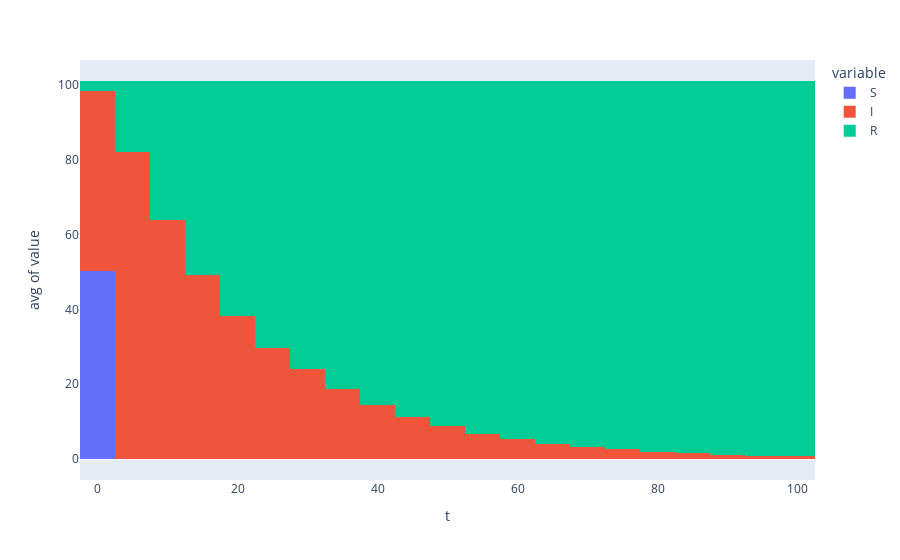

Write notebook code for a chart like this one.
### Code cell
fig = px.histogram( df, x='t', y=['S','I','R'], barmode="stack", nbins=df.shape[0], histfunc="avg" )
fig
